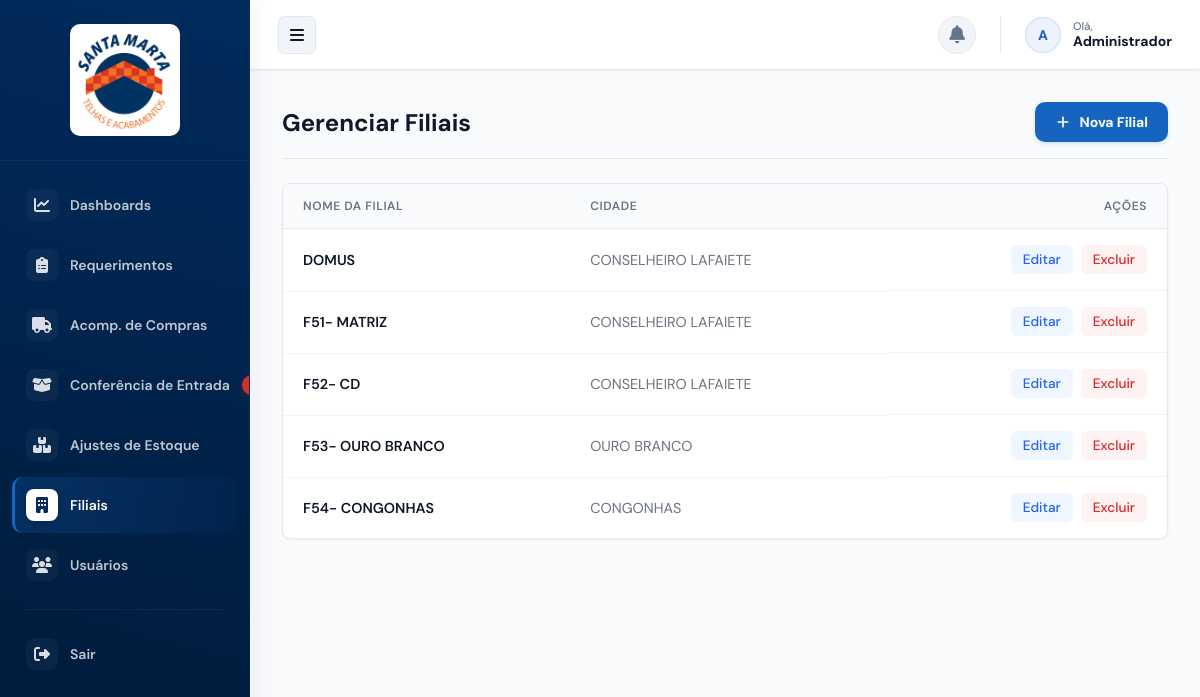
The app's page /filiais (signed in) with its own data.
### tables this page shows
CREATE TABLE filiais (
        id INTEGER PRIMARY KEY AUTOINCREMENT,
        nome TEXT UNIQUE NOT NULL,
        endereco TEXT,
        cidade TEXT,
        estado TEXT,
        telefone TEXT
    );

### app.py (the view)
@app.route("/filiais")
@login_required
def listar_filiais():
    conn = get_db_connection()
    filiais = conn.execute("SELECT * FROM filiais ORDER BY nome").fetchall()
    conn.close()
    return render_template("filiais.html", filiais=filiais)

### app.py (called while the page is built, shortened)
def login_required(f):
    @wraps(f)
    def wrapped(*args, **kwargs):
        if not session.get("user_id"):
            return redirect(url_for("login"))
        return f(*args, **kwargs)
    return wrapped

@app.context_processor
def inject_now():
    return {"now": lambda: datetime.now(pytz.UTC), "year": datetime.now(pytz.UTC).year}

def get_db_connection():
    conn = sqlite3.connect(DB_PATH)
    conn.row_factory = sqlite3.Row
    return conn

def csrf_token():
    token = session.get("_csrf_token")
    if not token:
        token = secrets.token_urlsafe(32)
        session["_csrf_token"] = token
    return token

@app.context_processor
def inject_security_helpers():
    return {"csrf_token": csrf_token, "static_version": "20260527-v2"}

@app.before_request
def enforce_csrf_protection():
    if request.method in ("GET", "HEAD", "OPTIONS"):
        return None

@app.after_request
def add_security_headers(response):
    response.headers.setdefault("X-Content-Type-Options", "nosniff")
    response.headers.setdefault("X-Frame-Options", "SAMEORIGIN")
    response.headers.setdefault("Referrer-Policy", "strict-origin-when-cross-origin")
    response.headers.setdefault("Permissions-Policy", "geolocation=(), microphone=(), camera=()")
    response.headers.setdefault("Cache-Control", "no-store" if session.get("user_id") else "no-cache")
    return response

### templates/filiais.html (shortened to what this page needs)
{% extends 'layout.html' %}
{% block content %}
<div class="page-header">
  <h3>Gerenciar Filiais</h3>
  <a class="btn-primary" href="{{ url_for('nova_filial') }}">
    <svg width="16" height="16" viewBox="0 0 24 24" fill="none" stroke="currentColor" stroke-width="2.5" stroke-linecap="round" stroke-linejoin="round"><line x1="12" y1="5" x2="12" y2="19"></line><line x1="5" y1="12" x2="19" y2="12"></line></svg>
    Nova Filial
  </a>
</div>
{% if filiais %}
<div class="table-container">
  <table class="custom-table">
    <thead>
      <tr>
        <th>Nome da Filial</th>
        <th>Cidade</th>
        <th style="text-align: right;">Ações</th>
      </tr>
    </thead>
    <tbody>
      {% for f in filiais %}
      <tr>
        <td>
          <span class="branch-name">{{ f.nome }}</span>
        </td>
        <td>
          <span class="branch-city">{{ f.cidade if f.cidade else 'Não informada' }}</span>
        </td>
        <td class="actions-cell">
          <a href="{{ url_for('editar_filial', id=f.id) }}" class="btn-action btn-edit">Editar</a>
          <form method="POST" action="{{ url_for('excluir_filial', id=f.id) }}" style="display:inline" onsubmit="return confirm('Confirma exclusão desta filial?');">
            <button type="submit" class="btn-action btn-delete">Excluir</button>
          </form>
        </td>
      </tr>
      {% endfor %}
    </tbody>
  </table>
</div>
{% else %}
<div class="empty-state">
  <p>Nenhuma filial cadastrada até o momento.</p>
</div>
{% endif %}
{% endblock %}

### static/style.css (style rules this page uses)
:root { --azul-escuro: #002b5c; --azul-medio: #1565C0; --laranja: #f47b20; --verde: #28a745; --vermelho: #D32F2F; --cinza: #9CA3AF; --bg: #f8fafc; --card: #ffffff; --border-color: #e2e8f0; --border-light: #f1f5f9; --text-main: #0f172a; --text-muted: #64748b; --text-white: #ffffff; --radius-sm: 6px; --radius-md: 10px; --radius-lg: 14px; --shadow-sm: 0 1px 3px rgba(15, 23, 42, 0.04); --shadow-md: 0 4px 12px -2px rgba(15, 23, 42, 0.06), 0 2px 6px -1px rgba(15, 23, 42, 0.03); --shadow-lg: 0 20px 25px -5px rgba(15, 23, 42, 0.08), 0 10px 10px -5px rgba(15, 23, 42, 0.04); --transition: all 0.2s cubic-bezier(0.4, 0, 0.2, 1); }
* { box-sizing: border-box; margin: 0; padding: 0; }
html, body { width: 100%; max-width: 100%; overflow-x: hidden; height: 100%; background-color: var(--bg); }
body { font-family: "DM Sans", system-ui, -apple-system, sans-serif; color: var(--text-main); -webkit-font-smoothing: antialiased; -moz-osx-font-smoothing: grayscale; }
input, button, select, textarea { font-family: inherit; color: inherit; }
.btn-primary { background: var(--azul-medio); color: var(--text-white); border: none; padding: 11px 20px; border-radius: var(--radius-md); font-size: 14px; font-weight: 700; cursor: pointer; display: inline-flex; align-items: center; justify-content: center; gap: 8px; transition: var(--transition); box-shadow: 0 2px 4px rgba(21, 101, 192, 0.15); text-decoration: none; }

### templates/filiais.html (style rules this page uses)
body, input, button, select, textarea { font-family: "DM Sans", system-ui, -apple-system, sans-serif; }
.page-header { display: flex; justify-content: space-between; align-items: center; margin-bottom: 24px; padding-bottom: 16px; border-bottom: 1px solid #e5e7eb; }
.page-header h3 { font-size: 1.5rem; font-weight: 700; color: #111827; margin: 0; }
.btn-primary { background-color: #2563eb; color: #ffffff; padding: 10px 18px; font-size: 0.875rem; font-weight: 500; border-radius: 6px; text-decoration: none; transition: background-color 0.2s; display: inline-flex; align-items: center; gap: 8px; }
.btn-action { background: none; border: none; padding: 6px 12px; font-size: 0.85rem; font-weight: 500; border-radius: 6px; cursor: pointer; text-decoration: none; display: inline-block; transition: all 0.2s; }
.btn-edit { color: #2563eb; background-color: #eff6ff; }
.btn-delete { color: #dc2626; background-color: #fef2f2; }
.table-container { background: #ffffff; border: 1px solid #e5e7eb; border-radius: 8px; overflow: hidden; box-shadow: 0 1px 3px 0 rgba(0, 0, 0, 0.05); }
.custom-table { width: 100%; border-collapse: collapse; text-align: left; }
.custom-table th { background-color: #f9fafb; padding: 14px 20px; font-size: 0.75rem; font-weight: 600; text-transform: uppercase; letter-spacing: 0.05em; color: #6b7280; border-bottom: 1px solid #e5e7eb; }
.custom-table td { padding: 16px 20px; font-size: 0.9rem; color: #374151; border-bottom: 1px solid #f3f4f6; vertical-align: middle; }
.custom-table tr:last-child td { border-bottom: none; }
.branch-name { font-weight: 600; color: #111827; }
.branch-city { color: #6b7280; }
.actions-cell { text-align: right; display: flex; justify-content: flex-end; gap: 8px; }

### templates/layout.html (style rules this page uses)
html,body,input,button,select,textarea { font-family:"DM Sans",system-ui,sans-serif !important; }

### records on screen
filiais: nome "DOMUS", cidade "CONSELHEIRO LAFAIETE"
filiais: nome "F51- MATRIZ", cidade "CONSELHEIRO LAFAIETE"
filiais: nome "F52- CD", cidade "CONSELHEIRO LAFAIETE"
filiais: nome "F53- OURO BRANCO", cidade "OURO BRANCO"
filiais: nome "F54- CONGONHAS", cidade "CONGONHAS"

### other values on screen
{{ session.get('nome', 'U')[0] | upper }} "A"
{{ session.get('nome', 'Usuário') }} "Administrador"
